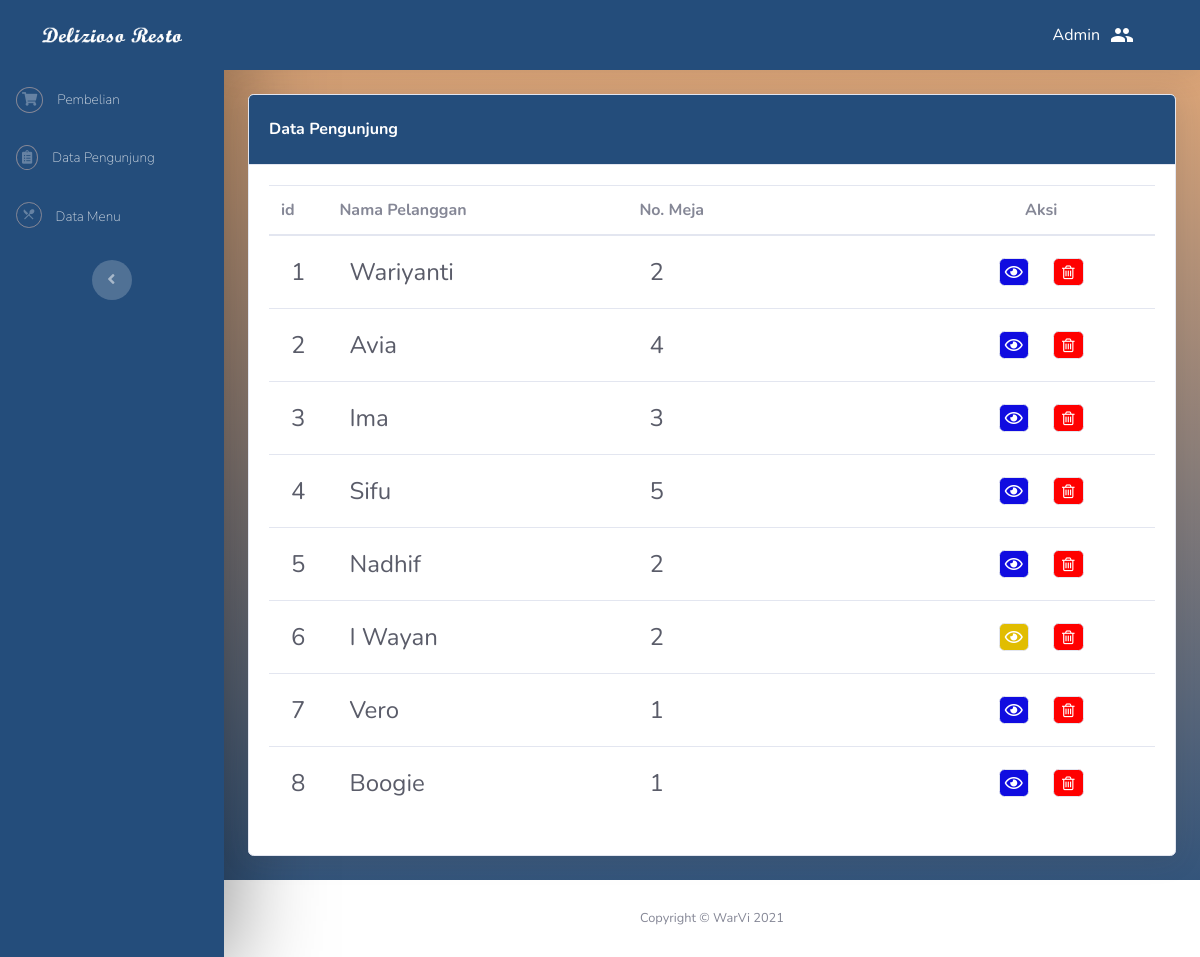
Page /delizioso_resto2/dataPengunjung.php on the committed database.
### tables this page shows
CREATE TABLE `tabel_nota` (
  `ID_NOTA` int(11) NOT NULL,
  `ID_PELANGGAN` int(11) DEFAULT NULL,
  `TANGGAL` date DEFAULT NULL,
  `TOTAL_BAYAR` int(11) DEFAULT NULL,
  `BAYAR_TUNAI` int(11) DEFAULT NULL,
  `KEMBALIAN` int(11) DEFAULT NULL
);

CREATE TABLE `tabel_pelanggan` (
  `ID_PELANGGAN` int(11) NOT NULL,
  `ID_NOTA` int(11) DEFAULT NULL,
  `NAMA_PELANGGAN` varchar(50) DEFAULT NULL,
  `NO_MEJA` int(11) DEFAULT NULL
);

### delizioso_resto2/dataPengunjung.php (the view, shortened to what this page needs)
<?php
include "connection.php";
?>
<!DOCTYPE html>
<html>
<head>
    <link rel="stylesheet" href="assets/bootstrap/css/bootstrap.min.css">
    <link rel="stylesheet" href="assets/fonts/fontawesome-all.min.css">
    <link rel="stylesheet" href="assets/fonts/font-awesome.min.css">
    <link rel="stylesheet" href="assets/fonts/material-icons.min.css">
    <link rel="stylesheet" href="assets/fonts/fontawesome5-overrides.min.css">
</head>
<body id="page-top">
    <div id="wrapper">
        <nav class="navbar navbar-dark align-items-start sidebar sidebar-dark accordion bg-gradient-primary p-0" style="background-image: linear-gradient(to bottom, #244d7b, #244d7b);box-shadow: 0 10px 99px rgba(0,0,0,0.5);">
            <div class="container-fluid d-flex flex-column p-0">
                <a class="navbar-brand d-flex justify-content-center align-items-center sidebar-brand m-0" href="#">
                    <div class="sidebar-brand-text mx-3"><img src="assets/img/Delizioso%20Resto.png" style="width: 140px;"></div>
                </a>
                <ul class="nav navbar-nav text-light" id="accordionSidebar">
                    <li class="nav-item" role="presentation">
                        <a class="nav-link" href="dataPembelian.php"><i class="fas fa-shopping-cart border rounded-circle border-secondary" style="padding: 5px;"></i><span style="margin-left: 10px;font-weight: 200;">Pembelian</span></a>
                        <a class="nav-link" href="dataPengunjung.php"><i class="fas fa-clipboard-list border rounded-circle border-secondary" style="padding: 5px;"></i><span style="margin-left: 10px;font-weight: 200;">Data Pengunjung</span></a>
                        <a class="nav-link" href="dataMenu.php"><i class="material-icons border rounded-circle border-secondary" style="padding: 5px;">restaurant_menu</i><span style="margin-left: 10px;font-weight: 200;">Data Menu</span></a>
                    </li>
                </ul>
                <div class="text-center d-none d-md-inline"><button class="btn rounded-circle border-0" id="sidebarToggle" type="button"></button></div>
            </div>
        </nav>
        <div class="d-flex flex-column" id="content-wrapper" style="background-image: linear-gradient(to bottom, #ebac77, #244d7b);">
            <div id="content">
                <nav class="navbar navbar-light navbar-expand shadow mb-4 topbar static-top" style="background-color: #244d7b;box-shadow: 0 10px 99px rgba(0,0,0,0.5);">
                    <div class="container-fluid"><button class="btn btn-link d-md-none rounded-circle mr-3" id="sidebarToggleTop" type="button"><i class="fas fa-bars"></i></button>
                        <ul class="nav navbar-nav flex-nowrap ml-auto">
                            <li class="nav-item dropdown no-arrow" role="presentation">
                                <div class="nav-item dropdown no-arrow" style="margin-right: 30px;">
                                    <a class="dropdown-toggle nav-link" data-toggle="dropdown" aria-expanded="false" href="#">
                                        <h1 style="color: rgb(255,255,255);font-size: 16px;margin-top: 10px;margin-right: 10px;">Admin</h1><i class="material-icons" style="color: rgb(255,255,255);">people</i></a>
                                </div>
                            </li>
                        </ul>
                    </div>
                </nav>
                <div class="container-fluid">
                    <div class="card shadow mb-4" style="max-width: 1000px;">
                        <div class="card-header d-flex justify-content-between align-items-center" style="background-color: rgb(36,77,123);height: 70px;">
                            <h6 class="text-white font-weight-bold m-0">Data Pengunjung</h6>
                        </div>
                        <div class="card-body">
                            <div class="table-responsive">
                                <table class="table">
                                    <thead>
                                        <tr>
                                            <th style="width: 40px;">id</th>
                                            <th style="width: 300px;">Nama Pelanggan</th>
                                            <th style="width: 300px;">No. Meja</th>
                                            <th class="text-center">Aksi</th>
                                        </tr>
                                    </thead>
                                    <tbody>
                                        <?php
                                        $getData = mysqli_query($connect,"SELECT * FROM tabel_nota JOIN tabel_pelanggan ON tabel_nota.ID_PELANGGAN = tabel_pelanggan.ID_PELANGGAN");
                                        while($show = mysqli_fetch_array($getData)){
                                        ?>
                                        <tr>
                                            <td class="text-left">
                                                <h4 class="text-left text-dark mb-2" style="margin: 10px;">
                                                <?php echo $show['ID_PELANGGAN'];?></h4>
                                            </td>
                                            <td class="text-left">
                                                <h4 class="text-left text-dark mb-2" style="margin: 10px;">
                                                <?php echo $show['NAMA_PELANGGAN'];?></h4>
                                            </td>
                                            <td class="text-right">
                                                <h4 class="text-left text-dark mb-2" style="margin: 10px;">
                                                <?php echo $show['NO_MEJA'];?></h4>
                                            </td>
                                            <td class="text-center">
                                                <a <?php echo "href='detailDataPengunjung1.php?ID_PELANGGAN=$show[ID_PELANGGAN]'"; ?> >
                                                <?php if($show['BAYAR_TUNAI']<=0){
                                                ?>
                                                <i class="far fa-eye border rounded" style="padding: 5px;background-color: #E1BD00;color: rgb(255,255,255);margin: 10px;"></i>
                                                <?php } else {?>
                                                <i class="far fa-eye border rounded" style="padding: 5px;background-color: #100ce0;color: rgb(255,255,255);margin: 10px;"></i>
                                                <?php }?>
                                                </a>
                                                <a <?php echo "href='deleteProsesPengunjung.php?ID_PELANGGAN=$show[ID_PELANGGAN]'"; ?> ><i class="fa fa-trash-o border rounded" style="padding: 5px;background-color: #ff0000;color: rgb(255,255,255);padding-right: 8px;padding-left: 8px;margin: 10px;"></i></a></td>
                                        </tr>
                                        <?php
                                        }
                                        ?>
                                    </tbody>
                                </table>
                            </div>
                        </div>
                    </div>
                </div>
            </div>
            <footer class="bg-white sticky-footer">
                <div class="container my-auto">
                    <div class="text-center my-auto copyright"><span>Copyright © WarVi 2021</span></div>
                </div>
            </footer>
        </div>
    </div>
</body>
</html>

### rows in the picture
tabel_nota: ID_PELANGGAN.ID_PELANGGAN "1", ID_PELANGGAN.NAMA_PELANGGAN "Wariyanti", ID_PELANGGAN.NO_MEJA "2"
tabel_nota: ID_PELANGGAN.ID_PELANGGAN "2", ID_PELANGGAN.NAMA_PELANGGAN "Avia", ID_PELANGGAN.NO_MEJA "4"
tabel_nota: ID_PELANGGAN.ID_PELANGGAN "3", ID_PELANGGAN.NAMA_PELANGGAN "Ima", ID_PELANGGAN.NO_MEJA "3"
tabel_nota: ID_PELANGGAN.ID_PELANGGAN "4", ID_PELANGGAN.NAMA_PELANGGAN "Sifu", ID_PELANGGAN.NO_MEJA "5"
tabel_nota: ID_PELANGGAN.ID_PELANGGAN "5", ID_PELANGGAN.NAMA_PELANGGAN "Nadhif", ID_PELANGGAN.NO_MEJA "2"
tabel_nota: ID_PELANGGAN.ID_PELANGGAN "6", ID_PELANGGAN.NAMA_PELANGGAN "I Wayan", ID_PELANGGAN.NO_MEJA "2"
tabel_nota: ID_PELANGGAN.ID_PELANGGAN "7", ID_PELANGGAN.NAMA_PELANGGAN "Vero", ID_PELANGGAN.NO_MEJA "1"
tabel_nota: ID_PELANGGAN.ID_PELANGGAN "8", ID_PELANGGAN.NAMA_PELANGGAN "Boogie", ID_PELANGGAN.NO_MEJA "1"
